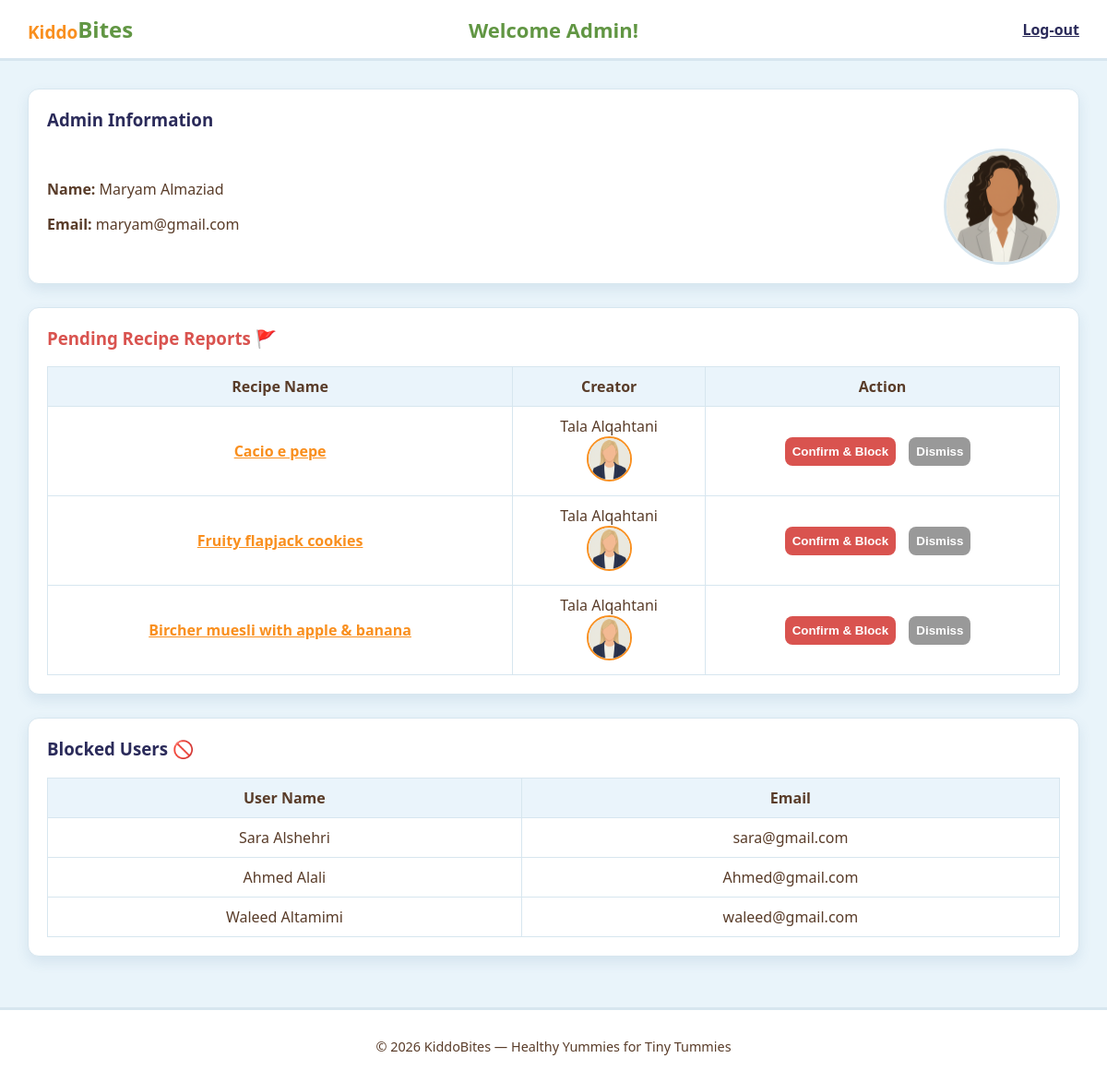
/admin.php (signed in), run on an earlier commit of the app's database.
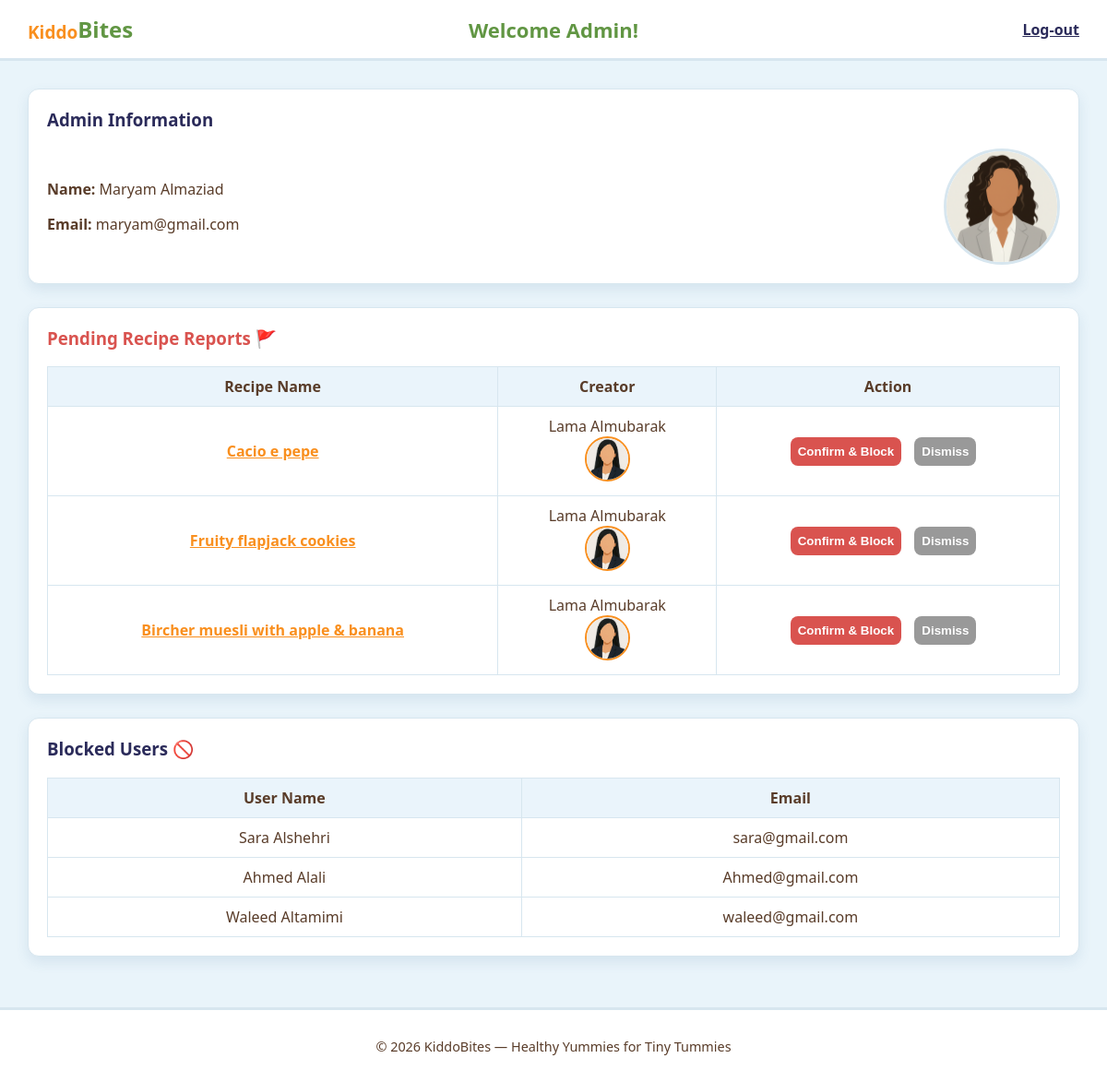
And on a later commit of the database.
### tables this page shows
CREATE TABLE `user` (
  `id` int(11) NOT NULL,
  `userType` varchar(20) NOT NULL,
  `firstName` varchar(50) NOT NULL,
  `lastName` varchar(50) NOT NULL,
  `emailAddress` varchar(100) NOT NULL,
  `password` varchar(255) NOT NULL,
  `photoFileName` varchar(255) DEFAULT 'default.png'
);

CREATE TABLE `report` (
  `id` int(11) NOT NULL,
  `userID` int(11) NOT NULL,
  `recipeID` int(11) NOT NULL
);

CREATE TABLE `recipe` (
  `id` int(11) NOT NULL,
  `userID` int(11) NOT NULL,
  `categoryID` int(11) NOT NULL,
  `name` varchar(100) NOT NULL,
  `description` text NOT NULL,
  `photoFileName` varchar(255) DEFAULT NULL,
  `videoFilePath` varchar(255) DEFAULT NULL
);

CREATE TABLE `blockeduser` (
  `id` int(11) NOT NULL,
  `firstName` varchar(50) NOT NULL,
  `lastName` varchar(50) NOT NULL,
  `emailAddress` varchar(100) NOT NULL
);

### admin.php (the view, shortened to what this page needs)
<?php
require_once 'db.php';
$adminID = (int) $_SESSION['id'];
$adminStmt = $conn->prepare("SELECT * FROM user WHERE id = ? AND userType = 'admin'");
$adminStmt->bind_param("i", $adminID);
$adminStmt->execute();
$adminResult = $adminStmt->get_result();
$admin = $adminResult->fetch_assoc();
$reportsSql = "SELECT
                  report.id AS reportID,
                  recipe.id AS recipeID,
                  recipe.name AS recipeName,
                  user.id AS creatorID,
                  user.firstName,
                  user.lastName,
                  user.emailAddress,
                  user.photoFileName
               FROM report
               INNER JOIN recipe ON report.recipeID = recipe.id
               INNER JOIN user ON recipe.userID = user.id
               ORDER BY report.id ASC";
$reportsResult = $conn->query($reportsSql);
$blockedResult = $conn->query("SELECT * FROM blockeduser ORDER BY id ASC");
function resolveFilePath($fileName, $primaryFolder = 'images', $secondaryFolder = 'uploads') {
    $primaryPath = __DIR__ . '/' . $primaryFolder . '/' . $fileName;
    if (file_exists($primaryPath)) {
        return $primaryFolder . '/' . $fileName;
    }
    return $primaryFolder . '/default.jpg';
}
$adminPhotoPath = resolveFilePath($admin['photoFileName'], 'images', 'uploads');
?>
<!DOCTYPE html>
<html lang="en">
<head>
  <link rel="stylesheet" href="stylesheet.css">
</head>
<body class="admin-page">
  <header>
      <h2><span class="brand">Kiddo</span>Bites</h2>
      <h2 class="welcome">Welcome Admin!</h2>
      <a href="logout.php">Log-out</a>
  </header>
  <main class="container">
    <section class="admin-profile">
      <h3>Admin Information</h3>
      <div class="user-info">
        <div class="admin-details">
          <p><strong>Name:</strong> <?php echo htmlspecialchars($admin['firstName'] . ' ' . $admin['lastName']); ?></p>
          <p><strong>Email:</strong> <?php echo htmlspecialchars($admin['emailAddress']); ?></p>
        </div>
        <img src="<?php echo htmlspecialchars($adminPhotoPath); ?>" alt="Admin" class="admin-logo-img">
      </div>
    </section>
    <section class="reports-section">
      <h3 class="alert-title">Pending Recipe Reports 🚩</h3>
      <?php if ($reportsResult && $reportsResult->num_rows > 0) { ?>
        <table class="admin-table">
          <thead>
            <tr>
              <th>Recipe Name</th>
              <th>Creator</th>
              <th>Action</th>
            </tr>
          </thead>
          <tbody>
            <?php while ($report = $reportsResult->fetch_assoc()) { ?>
              <?php $creatorPhotoPath = resolveFilePath($report['photoFileName'], 'images', 'uploads'); ?>
              <tr>
                <td>
                  <a href="view-recipe.php?id=<?php echo $report['recipeID']; ?>">
                    <?php echo htmlspecialchars($report['recipeName']); ?>
                  </a>
                </td>
                <td>
                  <?php echo htmlspecialchars($report['firstName'] . ' ' . $report['lastName']); ?><br>
                  <img src="<?php echo htmlspecialchars($creatorPhotoPath); ?>" alt="Creator" class="table-avatar">
                </td>
                <td>
                  <form action="handle-report.php" method="POST" class="admin-actions-form">
                    <button type="submit" name="action" value="block" class="btn-block">Confirm &amp; Block</button>
                    <button type="submit" name="action" value="dismiss" class="btn-dismiss">Dismiss</button>
                  </form>
                </td>
              </tr>
            <?php } ?>
          </tbody>
        </table>
      <?php } else { ?>
        <p>No pending reports.</p>
      <?php } ?>
    </section>
    <section class="blocked-section">
      <h3>Blocked Users 🚫</h3>
      <?php if ($blockedResult && $blockedResult->num_rows > 0) { ?>
        <table class="admin-table">
          <thead>
            <tr>
              <th>User Name</th>
              <th>Email</th>
            </tr>
          </thead>
          <tbody>
            <?php while ($blocked = $blockedResult->fetch_assoc()) { ?>
              <tr>
                <td><?php echo htmlspecialchars($blocked['firstName'] . ' ' . $blocked['lastName']); ?></td>
                <td><?php echo htmlspecialchars($blocked['emailAddress']); ?></td>
              </tr>
            <?php } ?>
          </tbody>
        </table>
      <?php } else { ?>
        <p>No blocked users.</p>
      <?php } ?>
    </section>
  </main>
  <footer>
    <p>© 2026 KiddoBites — Healthy Yummies for Tiny Tummies</p>
  </footer>
</body>
</html>

### stylesheet.css (style rules this page uses)
body { font-family: system-ui, Arial, sans-serif; background-color: #E9F4FA; margin: 0; padding: 0; color: #593C29; }
header { background-color: #FFFFFF; padding: 15px 30px; display: flex; justify-content: space-between; align-items: center; position: relative; border-bottom: 3px solid #D7E6EF; }
header h2 { margin: 0; color: #619643; }
.brand { color: #F98F1E; font-size: 19px; vertical-align: bottom; font-weight: 600; }
header a { font-weight: bold; color: #2b2b5a; }
section { background-color: #FFFFFF; border-radius: 12px; padding: 20px; margin-bottom: 25px; box-shadow: 0 6px 14px rgba(65,116,153,0.12); border: 1px solid #D7E6EF; }
h3 { margin-top: 0; color: #2b2b5a; }
a { color: #F98F1E; font-weight: bold; }
footer { background-color: #FFFFFF; text-align: center; padding: 15px; border-top: 3px solid #D7E6EF; font-size: 0.9rem; color: #593C29; }
.welcome { font-size: 22px; position: absolute; left: 50%; transform: translateX(-50%); animation: colorChange 6s infinite; }
.container { padding: 30px; }
.user-info { display: flex; justify-content: space-between; align-items: center; }
.user-info img { width: 120px; border-radius: 50%; border: 3px solid #D7E6EF; }
table { width: 100%; border-collapse: collapse; margin-top: 15px; }
th, td { border: 1px solid #D7E6EF; padding: 10px; text-align: center; }
th { background-color: #EAF4FB; color: #593C29; }
table img { width: 80px; height: auto; border-radius: 10px; border: 2px solid #D7E6EF; }
select, button { padding: 8px; margin-right: 10px; border-radius: 8px; border: 1px solid #D7E6EF; }
button { background-color: #F98F1E; color: white; border: none; cursor: pointer; font-weight: bold; }
.creator-avatar, .table-avatar { width: 45px; height: 45px; border-radius: 50%; border: 2px solid #F98F1E; }
.admin-logo-img { width: 120px; border-radius: 50%; border: 3px solid #D7E6EF; }
.alert-title { color: #d9534f !important; }
.admin-table { width: 100%; border-collapse: collapse; }
.btn-block { background-color: #d9534f; }
.btn-dismiss { background-color: #999; }

What changed in the data, as far as the page shows it:
changed through a linked row, report "Cacio e pepe": userID.lastName "Tala Alqahtani" → "Lama Almubarak"; userID.photoFileName: a different picture
changed through a linked row, report "Fruity flapjack cookies": user.firstName+lastName "Tala Alqahtani" → "Lama Almubarak"; user.photoFileName: a different picture
changed through a linked row, report "Bircher muesli with apple & banana": userID.lastName "Tala Alqahtani" → "Lama Almubarak"; userID.photoFileName: a different picture
